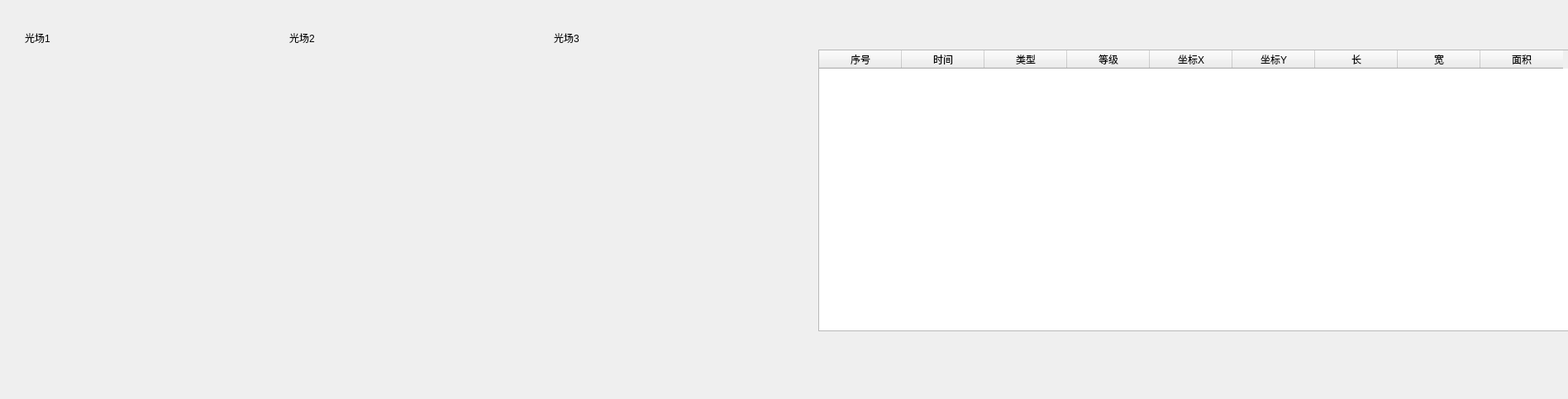
<?xml version="1.0" encoding="UTF-8"?>
<ui version="4.0">
 <class>SingleFlawShowWidget</class>
 <widget class="QWidget" name="SingleFlawShowWidget">
  <property name="geometry">
   <rect>
    <x>0</x>
    <y>0</y>
    <width>1897</width>
    <height>483</height>
   </rect>
  </property>
  <property name="windowTitle">
   <string>Form</string>
  </property>
  <widget class="QTableWidget" name="tableWidget">
   <property name="enabled">
    <bool>true</bool>
   </property>
   <property name="geometry">
    <rect>
     <x>990</x>
     <y>60</y>
     <width>911</width>
     <height>341</height>
    </rect>
   </property>
   <column>
    <property name="text">
     <string>序号</string>
    </property>
   </column>
   <column>
    <property name="text">
     <string>时间</string>
    </property>
   </column>
   <column>
    <property name="text">
     <string>类型</string>
    </property>
   </column>
   <column>
    <property name="text">
     <string>等级</string>
    </property>
   </column>
   <column>
    <property name="text">
     <string>坐标X</string>
    </property>
   </column>
   <column>
    <property name="text">
     <string>坐标Y</string>
    </property>
   </column>
   <column>
    <property name="text">
     <string>长</string>
    </property>
   </column>
   <column>
    <property name="text">
     <string>宽</string>
    </property>
   </column>
   <column>
    <property name="text">
     <string>面积</string>
    </property>
   </column>
  </widget>
  <widget class="QLabel" name="label">
   <property name="geometry">
    <rect>
     <x>30</x>
     <y>60</y>
     <width>54</width>
     <height>12</height>
    </rect>
   </property>
   <property name="text">
    <string/>
   </property>
  </widget>
  <widget class="QLabel" name="label_2">
   <property name="geometry">
    <rect>
     <x>350</x>
     <y>60</y>
     <width>54</width>
     <height>12</height>
    </rect>
   </property>
   <property name="text">
    <string/>
   </property>
  </widget>
  <widget class="QLabel" name="label_3">
   <property name="geometry">
    <rect>
     <x>670</x>
     <y>60</y>
     <width>54</width>
     <height>12</height>
    </rect>
   </property>
   <property name="text">
    <string/>
   </property>
  </widget>
  <widget class="QLabel" name="label_4">
   <property name="geometry">
    <rect>
     <x>670</x>
     <y>40</y>
     <width>54</width>
     <height>12</height>
    </rect>
   </property>
   <property name="text">
    <string>光场3</string>
   </property>
  </widget>
  <widget class="QLabel" name="label_5">
   <property name="geometry">
    <rect>
     <x>350</x>
     <y>40</y>
     <width>54</width>
     <height>12</height>
    </rect>
   </property>
   <property name="text">
    <string>光场2</string>
   </property>
  </widget>
  <widget class="QLabel" name="label_6">
   <property name="geometry">
    <rect>
     <x>30</x>
     <y>40</y>
     <width>54</width>
     <height>12</height>
    </rect>
   </property>
   <property name="text">
    <string>光场1</string>
   </property>
  </widget>
 </widget>
 <resources/>
 <connections/>
</ui>
